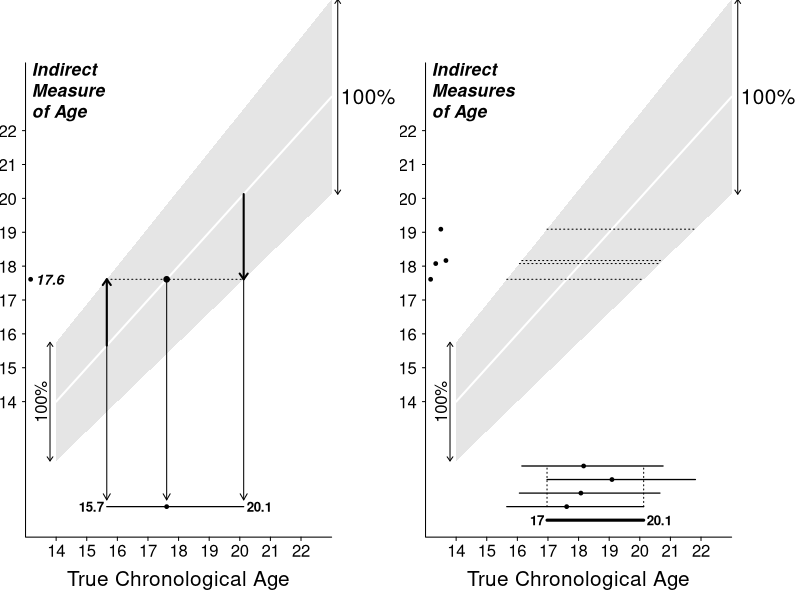
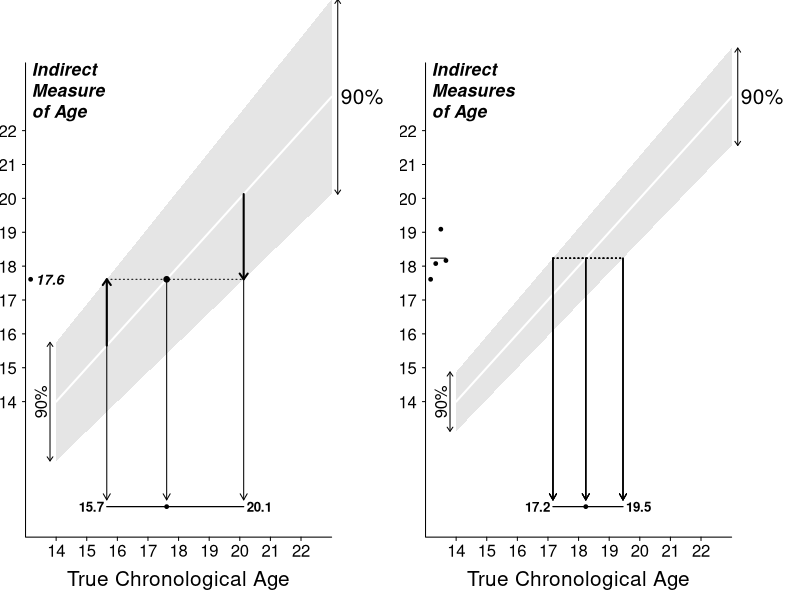

Recreate these plots in R, in order.
## ---- chunk 1

dSemiElliptical = function(q,mean=0,radius=1) ( 2/(pi*radius^2) ) *
                                           sqrt(radius^2 - (q-mean)^2)

pSemiElliptical =  function(q,mean=0,radius=1) 1/2 + 
          (q*sqrt(radius^2-q^2))/(pi*radius^2) + asin(q/radius)/pi 

qSemiElliptical = function(p,mean=0,radius=1){
  cdf = function(x) pSemiElliptical(x) - p 
  root = uniroot(cdf, c(-1,1))$root
  return(mean + root*radius)
}

rSemiElliptical =  function(n=1,mean=0,radius=1) {
   q = rep(NA,n)
   Max = dSemiElliptical(mean,mean,radius)
   i = 0
   while(i < n){
   	 u = mean + runif(1,-radius,radius)
     h = runif(1,0,Max)
     d = dSemiElliptical(u,mean,radius)
     if( h < d ) {i=i+1; q[i] = u}
   }
   return(q)
}

AGE = 18   # (7/8)*AGE

radius.as.proportion = 0.125

set.seed(1345437)
set.seed(2454375)
  
age.hats = rSemiElliptical(4, AGE, radius.as.proportion*AGE)

draw = function(conf.level){
	
  q.u = qSemiElliptical( (1+conf.level)/2 )
  
  a.min=14; a.max=22; da=2
  beta = 1

  dx=75
  dy=0.4
  
  a.bottom = a.min - 1.75*da
  
  AGE = 18   # (7/8)*AGE
  
  par(mfrow=c(1,2),mar = c(0,0,0,0))
  
  
  for (example in 1:2) {
    
      n=1 ; if(example>1) n=4
      
      age.hat = age.hats[1:n]

      age.bar = mean(age.hat)
      
     div = 1; if (conf.level < 1) div=sqrt(n)
     u.at.a.max = (1+radius.as.proportion/div)*beta*(a.max+1)
     l.at.a.max = (1-radius.as.proportion/div)*beta*(a.max+1)
     
     u.at.a.min = (1+radius.as.proportion/div)*beta*a.min
     l.at.a.min = (1-radius.as.proportion/div)*beta*a.min
     
     plot(c(a.min,a.max),c(l.at.a.min,u.at.a.max),col="white",
          xlim=c(a.min-1.35*da/2,a.max+2.75*da/2),
          ylim=c(a.min-2.6*da,a.max+1.6*da), frame=FALSE,
          xaxt ="n", yaxt="n")
     lines(c(a.min-da/2,a.min-da/2,a.max+da/2),
           c(a.max+da,a.min-2*da,a.min-2*da))
     text(( a.min+a.max)/2,a.min-2.5*da,
           "True Chronological Age", adj=c(0.5,1),cex=1.25)
     txt = "Indirect\nMeasure\nof Age"
     if(n>1) txt = "Indirect\nMeasures\nof Age"
     text(a.min-da/2.5, a.max+da, txt,
          adj=c(0,1),cex=1.05,font=4)
     for(a in seq(a.min,a.max,da/2)){
       text(a,a.min-2*da,toString(a), adj=c(0.5,1.5))
       segments(a, a.min-2*da, a, a.min-2.05*da)
       text(a.min-da/2,a,toString(a),adj=c(1.5,0.5))
       segments(a.min-da/2, a, a.min-da/2-da/20, a)
     } 
      polygon(c(a.min,a.min,
                a.max+1,a.max+1,a.min),
              c(l.at.a.min,u.at.a.min,
                u.at.a.max,l.at.a.max, l.at.a.min),
              col="grey90",border=NA)
      
      segments(a.min,   a.min,
               a.max+1, beta*(a.max+1),
               col="white",lwd=2)
      
      arrows(a.max+1.2, l.at.a.max,
             a.max+1.2, u.at.a.max,
             code=3,length=0.05,angle=35)
      arrows(a.min-0.2, l.at.a.min,
             a.min-0.2, u.at.a.min,
             code=3,length=0.05,angle=35)
      text(a.min -0.3, a.min, 
           paste( toString(100*conf.level),"%",sep=""),
           adj=c(0.5,0),srt=90,cex=1)
      
      text(a.max+1.3, a.max+1, 
           paste( toString(100*conf.level),"%",sep=""), cex = 1.25,
           adj=c(0,0.5))
      
      UU = 100 ; LL = 0
      
      for (i in 1:n){
          points(a.min-da/2 + i/6, age.hat[i], pch=19,cex=0.5)
          if(conf.level < 1 & i==n & n>1) segments(
               a.min-da/2 + 1/6 , age.bar ,
               a.min-da/2 + n/6 , age.bar ) 
          if(example==1) text(a.min-da/3,age.hat[i],
            toString(round(age.hat[i],1)), cex=0.85,
            adj=c(0,0.5),font=4)
          M = age.hat[i] ; if(conf.level < 1 & n> 1) M = age.bar
          L = M/(1+radius.as.proportion/div)
          R = M/(1-radius.as.proportion/div)
          segments(L, M, R, M, lty="dotted")
          for(a in c(L,M,R)){
             if(example==1 | conf.level < 1) arrows( a, M,
                    a, a.bottom+1.5*dy, 
                    length=0.07,angle=30)
            if(example==1 & a==L) arrows( 
                    a, L,
                    a, M,lwd=2,angle=35,length=0.07)
            if(example==1 & a==R) arrows( 
                    a, R,
                    a, M,lwd=2,angle=35,length=0.07,code=2)
          }
       if(conf.level ==1 | (conf.level < 1 & i==1 ) ) {
            segments(L,a.bottom + i*dy, R,a.bottom + i*dy,lwd=1.25)
            points(M,a.bottom+i*dy, pch=19,cex=0.5)
            Limits = round(c(L,R),1)
            if(conf.level < 1 | example == 1 ) text(L-0.1,a.bottom + i*dy,
                 toString(Limits[1]), adj=c(1,0.5),cex=0.8,font=2)
            if(conf.level < 1 | example == 1)  text(R+0.1,a.bottom + i*dy,
                 toString(Limits[2]), adj=c(0,0.5),cex=0.8,font=2)
       }
       
       UU = min(UU,R)
       LL = max(LL,L)
     } # i
      
     if(example > 1 & conf.level==1){
       segments(LL, a.bottom, UU,  a.bottom, 
                lwd=3)
       segments(LL, a.bottom+dy, LL,  a.bottom +n*dy,  lty="dotted")
       segments(UU, a.bottom+dy, UU,  a.bottom +n*dy,  lty="dotted")
       Limits = round(c(LL,UU),1)
       text(LL-0.1,a.bottom,toString(Limits[1]), adj=c(1,0.5),cex=0.8,
            font=2)
       text(UU+0.1,a.bottom,toString(Limits[2]), adj=c(0,0.5),cex=0.8,
            font=2)
     } 
     if(example==1 ){ 
         points(age.hat[i],age.hat[i], pch=19,cex=0.75)
         points(age.hat[i],-1.0*dy, pch=19,cex=0.75)
     }
  } 
}



## ---- chunk 2

conf.level = 1; 
draw(conf.level)

## ---- chunk 3

conf.level = 1; 
q.u = qSemiElliptical(conf.level)


## ---- chunk 4

conf.level = 0.90; 
draw(conf.level)

